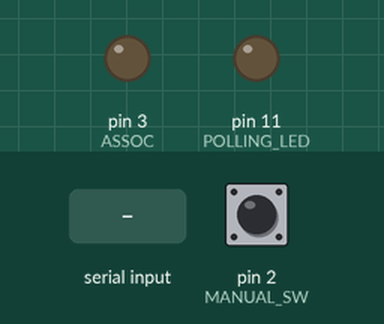
This sketch was run on a simulated Arduino Uno, built with avr-gcc and run on an emulated ATmega328P. Parts: output pins drawn as LEDs (lit = HIGH). The inputs (shaded band) are chosen by the test bench; at power-on: pin 2 (MANUAL_SW) LOW. What the sketch prints to the serial monitor is not drawn.

Above: at 10.2 s.
10.3 s: "90,45\n" received over Serial
At 12.1 s:
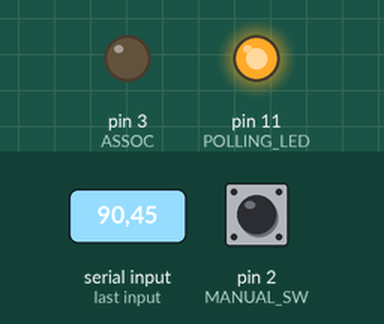
12.4 s: "30,150\n" received over Serial
14.1 s: "0\n" received over Serial
At 17.1 s:
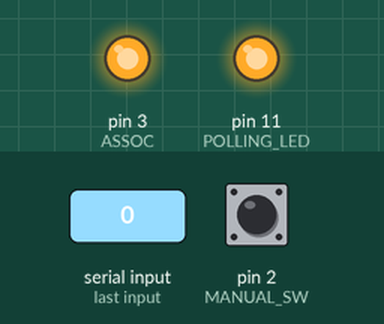
Timing chart, 0 to 18.6 s (numbered marks = the images above; inputs shaded):
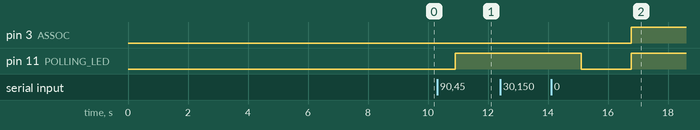

Measured:
- after the input at 10.3 s, pin 11 (POLLING_LED): LOW → HIGH after 0.60 s
- after the input at 12.4 s, every drawn part: stays the same
- after the input at 14.1 s, pin 3 (ASSOC): LOW → HIGH after 2.7 s; pin 11 (POLLING_LED): HIGH → LOW after 1.0 s, → HIGH 1.7 s later

The sketch:

gumballFinal.ino
```cpp
//To program, remove jumper in WLAN_TX to D0


#define RESPONSE_SIZE 28
#define DELAY_OFFSET 1000

#define MANUAL_SW 2
#define ASSOC 3
#define POLLING_LED 11

int tmp;
int startBuffer;
char chartemp;
int i;
int fans;
long start;
int old_fans;
char buffer[RESPONSE_SIZE];
void setup() {
  stepperSetup();
  old_fans = -1;
    pinMode(POLLING_LED, OUTPUT);
  pinMode(ASSOC, OUTPUT);
  Serial.begin(9600);
 // delay(5000);
  Serial.write("$$$");
  delay(500);
  Serial.write("set uart mode 1\r");  //Disable Echo from Wifly
  delay(50);
  Serial.write("set wlan linkmon 0\r"); //Disable network timeout
  delay(50);
  Serial.write("set wlan phrase freecandy\r"); //Set pass prhase
  delay(1000);
  Serial.write("join eet_gumball\r");
  delay(5000);
  Serial.write("set ip proto 18\r");
  delay(50);
  Serial.write("set dns name graph.facebook.com\r");
  delay(100);
  Serial.write("set ip address 0\r");
  delay(50);
  Serial.write("set ip remote 80\r");
  delay(50);
  Serial.write("set com remote 0\r");
  delay(50);
  Serial.write("set com open 0\r");
  delay(50);
  Serial.write("set com close 0\r");
  delay(50);
  Serial.write("set sys iofunc 0x40\r"); //GPO5 shows TCP status
  delay(50);
  Serial.write("set wlan join 1\r"); //GPO5 shows TCP status
  delay(50);
  //Serial.write("exit\r");
  delay(200);
  Serial.write("open\r");
  delay(2000);
  Serial.write("GET /fql?q=SELECT%20fan_count%20FROM%20page%20WHERE%20username%20=%20%22eetunsw%22 HTTP/1.1\r\nHost: graph.facebook.com\r\nConnection: close\r\n\r\n");
  while(Serial.available()) { Serial.read(); }
  while(Serial.available() == 0) {};
  delay(600);


    i = 0;
}


void loop() {
  digitalWrite(POLLING_LED, HIGH);
  delay(50);
  Serial.write("$$$");
  while(Serial.available()) { Serial.read(); }
  while(Serial.available() == 0) {};
  delay(250);
  Serial.write("close\r");
  delay(100);
  //Send request to facebook receive response
  Serial.write("open\r");
  while(Serial.available()) { Serial.read(); }
  while(Serial.available() == 0) {};
  delay(1000);
  digitalWrite(POLLING_LED, LOW);
  Serial.write("GET /fql?q=SELECT%20fan_count%20FROM%20page%20WHERE%20username%20=%20%22eetunsw%22 HTTP/1.1\r\nHost: graph.facebook.com\r\nConnection: close\r\n\r\n");
  delay(600);
  startBuffer = 0;
  tmp = 0;
  i = 0;
  start = millis();
  digitalWrite(ASSOC, LOW);
  while(Serial.available()|| (millis() < (start + DELAY_OFFSET))) {
       if(Serial.available()){
      // start = millis();
      chartemp = Serial.read();
       if (chartemp == '\r' || chartemp == '\n') {
        tmp++;
       }
       else if (tmp == 4) {
         startBuffer = 1;
         tmp = 0;
       }
       else {
         tmp = 0;
     }
     if (startBuffer) {
        buffer[i] = chartemp;
        i++;
     }
     if (i > RESPONSE_SIZE) break;
       }

  }
  digitalWrite(ASSOC, HIGH);
  buffer[26] = '\n';
  fans = atoi(&buffer[22]);
  //Serial.print(fans, DEC);


  if ( old_fans == -1 )
    old_fans = fans;
  if ( fans < old_fans ) //an unlike!! :(
    old_fans = fans;
  if ( fans > old_fans ) {
    old_fans = fans;
    stepperRevolution();
  }
  while (digitalRead(MANUAL_SW)) {
    stepperSpin();
  }

}

/*
int get_fan_count(char *packet) {
  int fans_start = strpos(packet_buf, "fan_count", 0) + 11;
  int fans_stop = strpos(packet_buf, "}", fans_start);
  return atoi(substr(packet_buf,fans_start, fans_stop));
}*/
```

stepper.ino
```cpp
#include <Stepper.h>

#define STEPPER_EN1 5
#define STEPPER_EN2 6
#define STEPPER_MC1 4
#define STEPPER_MC2 7

Stepper myStepper = Stepper(200, STEPPER_MC2, STEPPER_MC1);

void stepperSetup() {
    pinMode(STEPPER_EN1, OUTPUT);
    pinMode(STEPPER_EN2, OUTPUT);
    myStepper.setSpeed(10);
}

void stepperSpin(){
  digitalWrite(STEPPER_EN1, HIGH);
  digitalWrite(STEPPER_EN2, HIGH);
  myStepper.step(-1);
}

void stepperRevolution(){
  //My hack to enable the h bridge
  digitalWrite(STEPPER_EN1, HIGH);
  digitalWrite(STEPPER_EN2, HIGH);
  //Step one full rotation
  myStepper.step(-200);
  //Wait 5 seconds
  //delay(5000);
}
```

string.ino
```cpp
int strpos(char *str, char *target, int length) {
  for (int i=length; str[i]!='\0'; i++) {
    if (my_strcmp(str+i, target))
      return i;
  }
  return -1;
}
int my_strcmp(char *stra, char *strb) {
  for (int i=0; stra[i] != '\0' && strb[i] != '\0'; i++) {
    if (stra[i] != strb[i])
      return false;
  }
  return true;
}
char* substr(char* str, int start, int stop) { //destories input
  str[stop] = '\0';
  return str+start;
}
```
